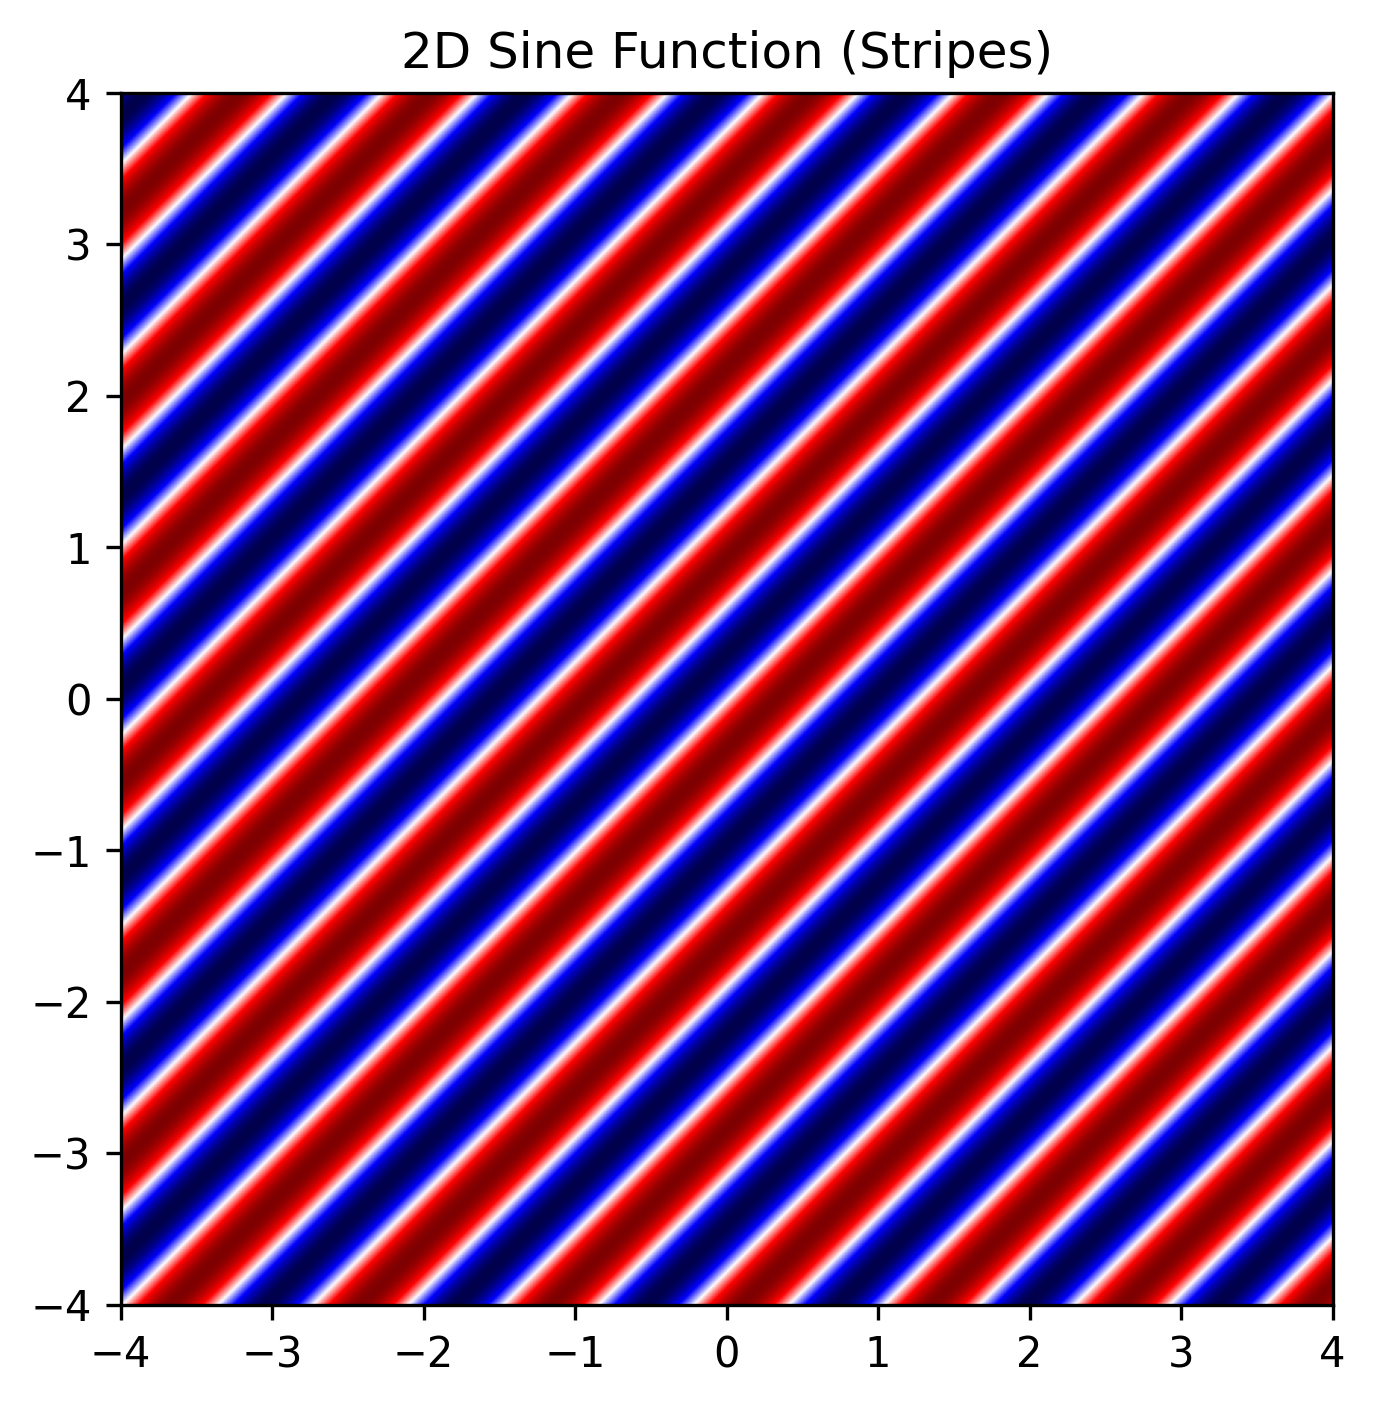

This chart was generated by the following Python code:
# 用 PyTorch 创建二维正弦函数的“条纹”图像
import torch
import matplotlib.pyplot as plt
import numpy as np

# 设置设备
device = torch.device('cuda' if torch.cuda.is_available() else 'cpu')

# 创建坐标网格
x_np, y_np = np.mgrid[-4.0:4.0:0.01, -4.0:4.0:0.01]
x = torch.tensor(x_np, dtype=torch.float32).to(device)
y = torch.tensor(y_np, dtype=torch.float32).to(device)

# 生成正弦函数图案，例如 sin(5x + 5y)
z = torch.sin(5 * x + 5 * y)

# 绘制正弦条纹
plt.imshow(z.cpu().numpy(), extent=[-4, 4, -4, 4], cmap='seismic')
plt.title("2D Sine Function (Stripes)")
plt.tight_layout()
plt.show()
plt.savefig("test1.2.png", dpi=300, bbox_inches="tight")